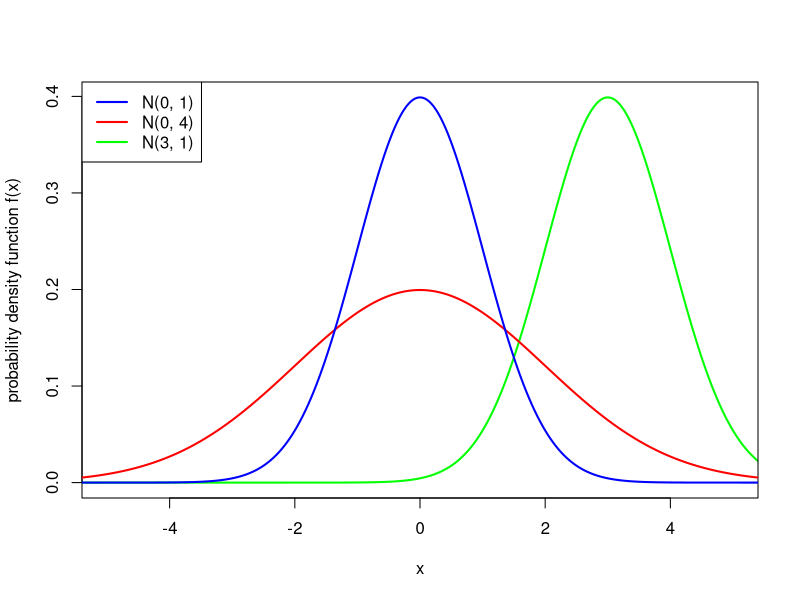
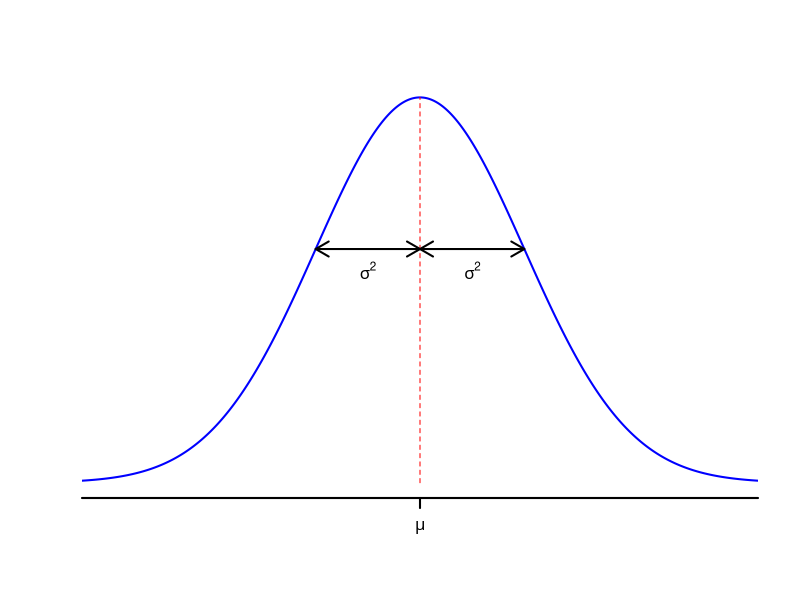
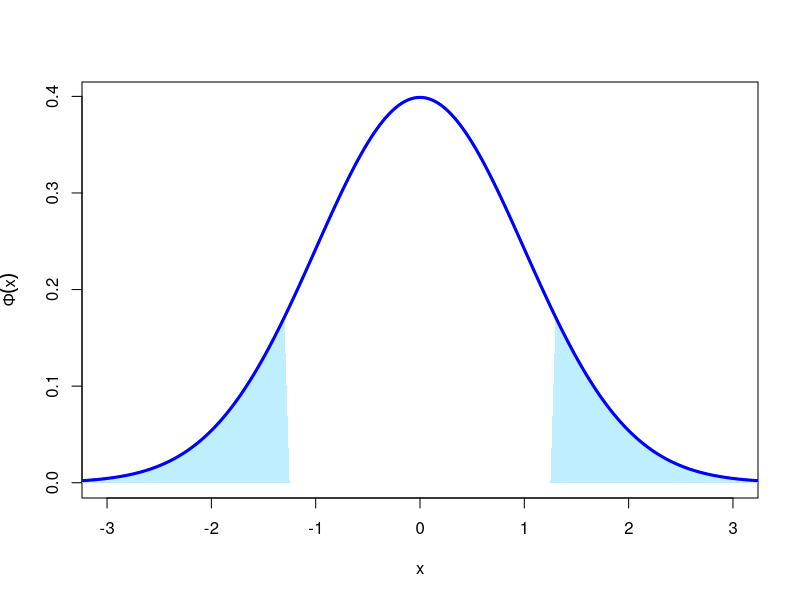

Generate these figures, in order, with R:
## ---- chunk 1
curve(dnorm(x, 3, 1), type = "l", n = 1001, lwd = 2, col = "green", from = -6, to = 6, xlim = c(-5, 5), ylab = "probability density function f(x)")
curve(dnorm(x, 0, 2), type = "l", n = 1001, lwd = 2, col = "red", from = -6, to = 6, add = TRUE)
curve(dnorm(x, 0, 1), type = "l", n = 1001, lwd = 2, col = "blue", from = -6, to = 6, add = TRUE)
legend("topleft", c("N(0, 1)", "N(0, 4)", "N(3, 1)"), col = c("blue", "red", "green"), lwd = 2)
## ---- chunk 2
curve(dnorm(x, 0, 1), type = "l", n = 1001, lwd = 2, col = "blue", from = -4, to = 4, xlab = "", ylab = "", xlim = c(-3, 3), axes = FALSE)
axis(1, at = c(-4,0,4), labels = c("",expression(mu),""), lwd = 2)
arrows(0, 0, 0, 1/sqrt(2*pi), code = 0, lty = 2, col = "red")
arrows(-1, exp(-1/2)/sqrt(2*pi), 0, exp(-1/2)/sqrt(2*pi), length = 0.15, code = 3, lwd = 2)
arrows(0, exp(-1/2)/sqrt(2*pi), 1, exp(-1/2)/sqrt(2*pi), length = 0.15, code = 3, lwd = 2)
text(-0.5, 0.22, expression(sigma^2))
text( 0.5, 0.22, expression(sigma^2))
## ---- chunk 3
pnorm(8.1, 8, 0.04)
## ---- chunk 4
pnorm(1.45, 0, 1)
## ---- chunk 5
pnorm(1.45)
## ---- chunk 6
pnorm(0.33, lower.tail = FALSE)
## ---- chunk 7
1 - pnorm(0.33)
## ---- chunk 8
mu <- 8
sigma <- 0.04
pnorm(8.05, mu, sigma) - pnorm(7.95, mu, sigma)
## ---- chunk 9
mu <- 8
sigma <- 0.04
c(qnorm(0.0005, mu, sigma), qnorm(0.9995, mu, sigma))
## ---- chunk 10
curve(dnorm, from = -4, to = 4, n = 1001, xlim = c(-3, 3), lwd = 2, col = "blue", xlab = "x", ylab = expression(Phi(x)))

rng <- seq(-3.5, -1.25, by = 0.1)
xpol <- c(-3.5, rng, -1.25)
ypol <- c(0, dnorm(rng), 0)
polygon(xpol, ypol, col = "lightblue1", border = NA)

rng <- seq(3.5, 1.25, by = -0.1)
xpol <- c(3.5, rng, 1.25)
ypol <- c(0, dnorm(rng), 0)
polygon(xpol, ypol, col = "lightblue1", border = NA)

curve(dnorm, from = -4, to = 4, n = 1001, lwd = 3, col = "blue", add = TRUE)
## ---- chunk 11
sum(dbinom(495:505, 1000, 1/2))
## ---- chunk 12
pnorm(505, 500, sqrt(250)) - pnorm(495, 500, sqrt(250))
## ---- chunk 13
pnorm(505.5, 500, sqrt(250)) - pnorm(494.5, 500, sqrt(250))
